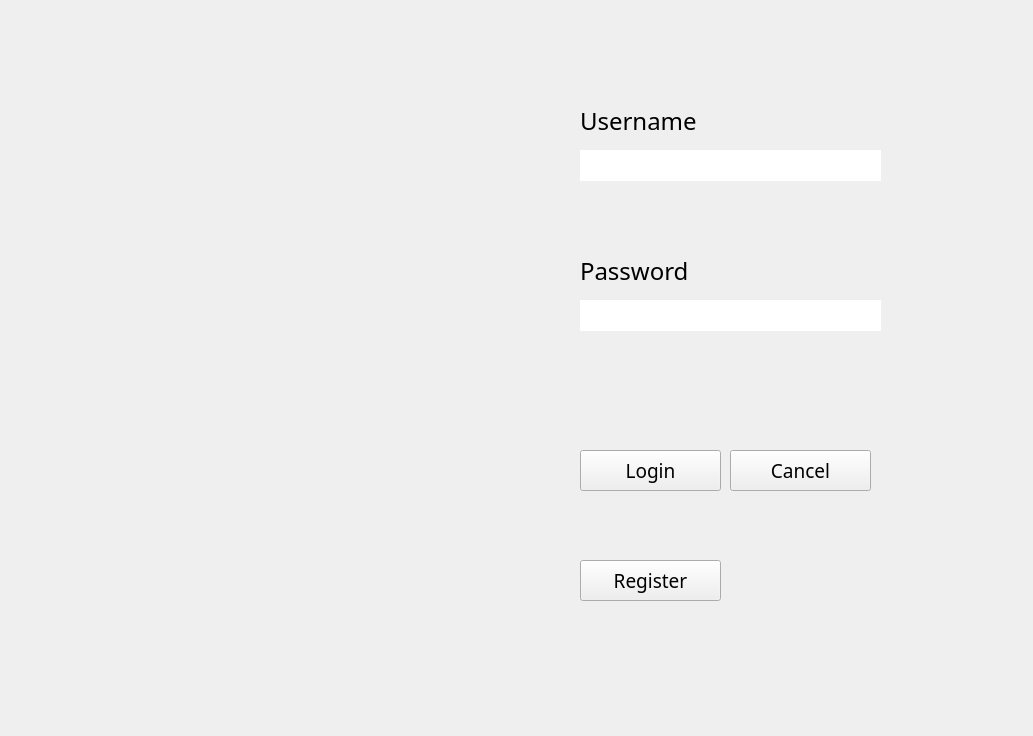
    <widget class="QWidget" name="LoginPage">
     <widget class="QPushButton" name="Login_LoginButton">
      <property name="geometry">
       <rect>
        <x>580</x>
        <y>450</y>
        <width>141</width>
        <height>41</height>
       </rect>
      </property>
      <property name="font">
       <font>
        <family>Coolvetica Rg</family>
        <pointsize>14</pointsize>
       </font>
      </property>
      <property name="text">
       <string>Login</string>
      </property>
      <property name="flat">
       <bool>false</bool>
      </property>
     </widget>
     <widget class="QLineEdit" name="Login_PasswordInput">
      <property name="geometry">
       <rect>
        <x>580</x>
        <y>300</y>
        <width>301</width>
        <height>31</height>
       </rect>
      </property>
      <property name="font">
       <font>
        <family>Source Sans Pro</family>
        <pointsize>14</pointsize>
       </font>
      </property>
      <property name="frame">
       <bool>false</bool>
      </property>
      <property name="echoMode">
       <enum>QLineEdit::Password</enum>
      </property>
     </widget>
     <widget class="QLabel" name="Login_Background">
      <property name="geometry">
       <rect>
        <x>0</x>
        <y>0</y>
        <width>1024</width>
        <height>727</height>
       </rect>
      </property>
      <property name="sizePolicy">
       <sizepolicy hsizetype="Fixed" vsizetype="Fixed">
        <horstretch>0</horstretch>
        <verstretch>0</verstretch>
       </sizepolicy>
      </property>
      <property name="minimumSize">
       <size>
        <width>1024</width>
        <height>727</height>
       </size>
      </property>
      <property name="maximumSize">
       <size>
        <width>1024</width>
        <height>727</height>
       </size>
      </property>
      <property name="text">
       <string/>
      </property>
     </widget>
     <widget class="QLineEdit" name="Login_UsernameInput">
      <property name="geometry">
       <rect>
        <x>580</x>
        <y>150</y>
        <width>301</width>
        <height>31</height>
       </rect>
      </property>
      <property name="font">
       <font>
        <family>Source Sans Pro</family>
        <pointsize>14</pointsize>
       </font>
      </property>
      <property name="frame">
       <bool>false</bool>
      </property>
     </widget>
     <widget class="QLabel" name="Login_UsernameLabel">
      <property name="geometry">
       <rect>
        <x>580</x>
        <y>100</y>
        <width>141</width>
        <height>41</height>
       </rect>
      </property>
      <property name="font">
       <font>
        <family>Source Sans Pro</family>
        <pointsize>18</pointsize>
       </font>
      </property>
      <property name="text">
       <string>Username</string>
      </property>
     </widget>
     <widget class="QPushButton" name="Login_CancelButton">
      <property name="geometry">
       <rect>
        <x>730</x>
        <y>450</y>
        <width>141</width>
        <height>41</height>
       </rect>
      </property>
      <property name="font">
       <font>
        <family>Coolvetica Rg</family>
        <pointsize>14</pointsize>
       </font>
      </property>
      <property name="text">
       <string>Cancel</string>
      </property>
     </widget>
     <widget class="QLabel" name="Login_PasswordLabel">
      <property name="geometry">
       <rect>
        <x>580</x>
        <y>250</y>
        <width>141</width>
        <height>41</height>
       </rect>
      </property>
      <property name="font">
       <font>
        <family>Source Sans Pro</family>
        <pointsize>18</pointsize>
        <weight>50</weight>
        <bold>false</bold>
       </font>
      </property>
      <property name="text">
       <string>Password</string>
      </property>
     </widget>
     <widget class="QPushButton" name="Login_RegisterButton">
      <property name="geometry">
       <rect>
        <x>580</x>
        <y>560</y>
        <width>141</width>
        <height>41</height>
       </rect>
      </property>
      <property name="font">
       <font>
        <family>Coolvetica Rg</family>
        <pointsize>14</pointsize>
       </font>
      </property>
      <property name="text">
       <string>Register</string>
      </property>
      <property name="flat">
       <bool>false</bool>
      </property>
     </widget>
     <zorder>Login_Background</zorder>
     <zorder>Login_LoginButton</zorder>
     <zorder>Login_PasswordInput</zorder>
     <zorder>Login_UsernameInput</zorder>
     <zorder>Login_UsernameLabel</zorder>
     <zorder>Login_CancelButton</zorder>
     <zorder>Login_PasswordLabel</zorder>
     <zorder>Login_RegisterButton</zorder>
    </widget>
